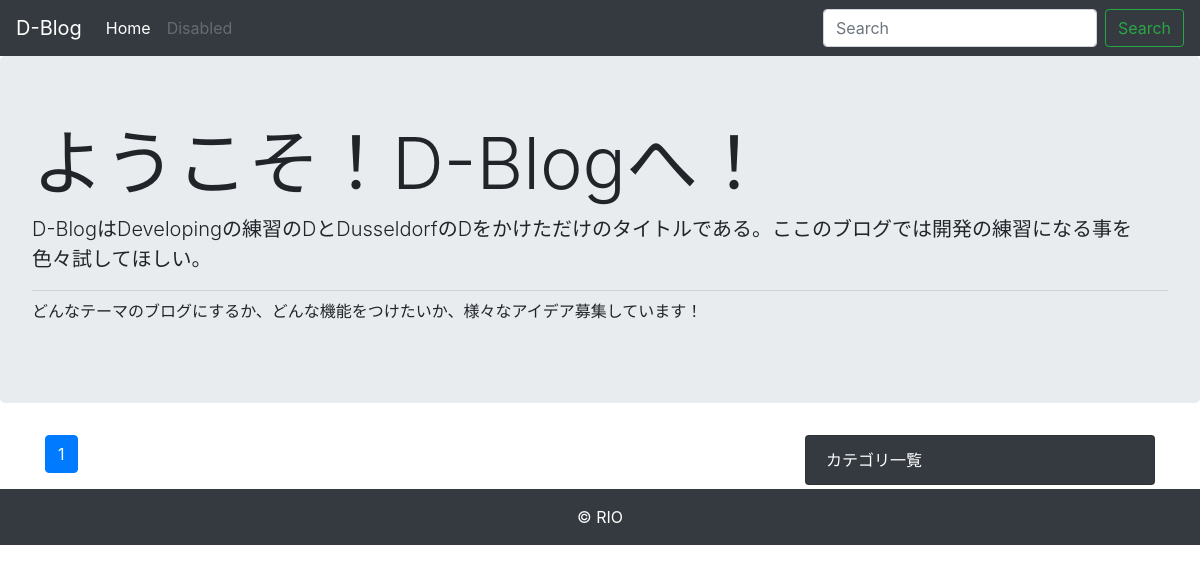
The app's page /, older data.
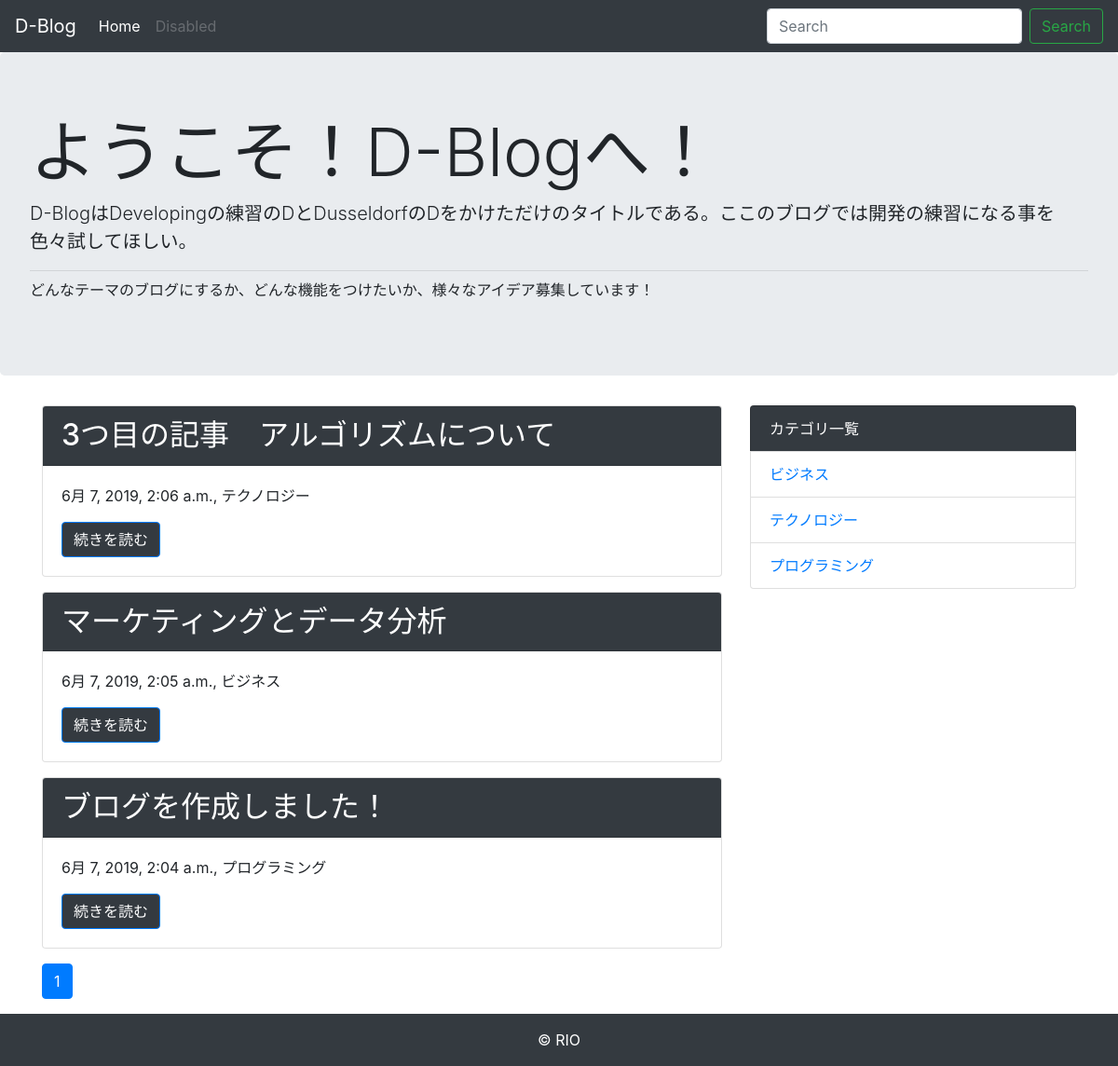
The same page, newer data.
### blog/models.py (models this page shows, shortened)
class Post(models.Model):
    title = models.CharField('タイトル', max_length=50)
    text = models.TextField('本文')
    created_at = models.DateTimeField('作成日', default=timezone.now)
    category = models.ForeignKey(Category, verbose_name='カテゴリ', on_delete=models.PROTECT)

class Category(models.Model):
    name = models.CharField('カテゴリ名', max_length= 50)
    created_at = models.DateTimeField('作成日', default=timezone.now)
    def __str__(self):
        return self.name

### blog/views.py (the view)
# urls.py: path('', views.IndexView.as_view(), name='index'),
class IndexView(generic.ListView):
    model = Post
    paginate_by = 10
    def get_queryset(self):
        queryset =  Post.objects.order_by('-created_at')
        keyword = self.request.GET.get('keyword')
        if keyword:
            queryset = queryset.filter(
                Q(title__icontains=keyword) | Q(text__icontains=keyword)
                )
        return queryset

### blog/context_processors.py (called while the page is built)
def common(request):
    context = {
        'category_list': Category.objects.all(),
    }
    return context

### blog/templatetags/mytag.py (called while the page is built)
@register.simple_tag
def url_replace(request, field, value):
    url_dict = request.GET.copy()
    url_dict[field] = value
    return url_dict.urlencode()

### blog/templates/blog/post_list.html
{% extends 'blog/base.html' %}
{% block content %}
{% for post in post_list %}
<div class="card mb-3">
    <h2 class="card-header bg-dark text-white">{{post.title}}</h4>
    <div class="card-body">
        <p>{{ post.created_at}}, {{ post.category }}</p>
        <a href="{% url 'blog:detail' post.pk %}" class="btn btn-primary bg-dark">続きを読む</a>
    </div>
</div>
{% endfor %}
{% include 'blog/page.html' %}
{% endblock %}

### blog/templates/blog/base.html (shortened to what this page needs)
<!doctype html>
<html lang="ja">
  <head>
    <link rel="stylesheet" href="https://maxcdn.bootstrapcdn.com/bootstrap/4.0.0-beta.2/css/bootstrap.min.css">
  </head>
  <body>
      <nav class="navbar navbar-expand-lg navbar-dark bg-dark">
          <a class="navbar-brand" href="#">D-Blog</a>
          <div class="collapse navbar-collapse" id="navbarSupportedContent">
            <ul class="navbar-nav mr-auto">
              <li class="nav-item active">
                <a class="nav-link" href="{% url 'blog:index' %}">Home</a>
              </li>
              <li class="nav-item">
                <a class="nav-link disabled" href="#">Disabled</a>
              </li>
            </ul>
            <form class="form-inline my-2 my-lg-0" method="GET" action="{% url 'blog:index' %}">
              <input class="form-control mr-sm-2" type="text" placeholder="Search" aria-label="Search" name="keyword">
              <button class="btn btn-outline-success my-2 my-sm-0" type="submit">Search</button>
            </form>
          </div>
        </nav>
        <div class="jumbotron">
            <h1 class="display-3">ようこそ！D-Blogへ！</h1>
            <p class="lead">D-BlogはDevelopingの練習のDとDusseldorfのDをかけただけのタイトルである。ここのブログでは開発の練習になる事を色々試してほしい。</p>
            <hr class="my-2">
            <p>どんなテーマのブログにするか、どんな機能をつけたいか、様々なアイデア募集しています！</p>
        </div>
    <div class="container">
      <div class="row">
        <div class="col-md-8">
            {% block content %}
            {% endblock %}
        </div>
        <div class="col-md-4">
        <ul class="list-group">
            <li class="list-group-item bg-dark text-white">カテゴリ一覧</li>
            {% for category in category_list%}
            <li class="list-group-item"><a href='{%url "blog:category" category.pk%}'>{{category}}</a></li>
            {% endfor %}
          </ul>
        </div>
      </div>
    </div>
    <footer class="bg-dark text-white text-center py-3">
      &copy RIO
    </footer>
  </body>
</html>

### blog/templates/blog/page.html (shortened to what this page needs)
{% load mytag %}
<nav aria-label="Page navigation">
  <ul class="pagination">
      {% for link_page in page_obj.paginator.page_range %}
        {% if link_page == page_obj.number %}
          <li class="page-item active">
            <a class="page-link" href="?{% url_replace request 'page' link_page %}">
              {{ link_page }}
            </a>
          </li>
        {% else %}
          <li class="page-item">
            <a class="page-link" href="?{% url_replace request 'page' link_page %}">
              {{ link_page }}
            </a>
          </li>
        {% endif %}
      {% endfor %}
  </ul>
</nav>

Row changes from the older to the newer data that the page shows:
added Post: title "3つ目の記事 アルゴリズムについて", created_at "6月 7, 2019, 2:06 a.m.", category "テクノロジー"
added Post: title "マーケティングとデータ分析", created_at "6月 7, 2019, 2:05 a.m.", category "ビジネス"
added Post: title "ブログを作成しました！", created_at "6月 7, 2019, 2:04 a.m.", category "プログラミング"
added Category: name "ビジネス"
added Category: name "テクノロジー"
added Category: name "プログラミング"
